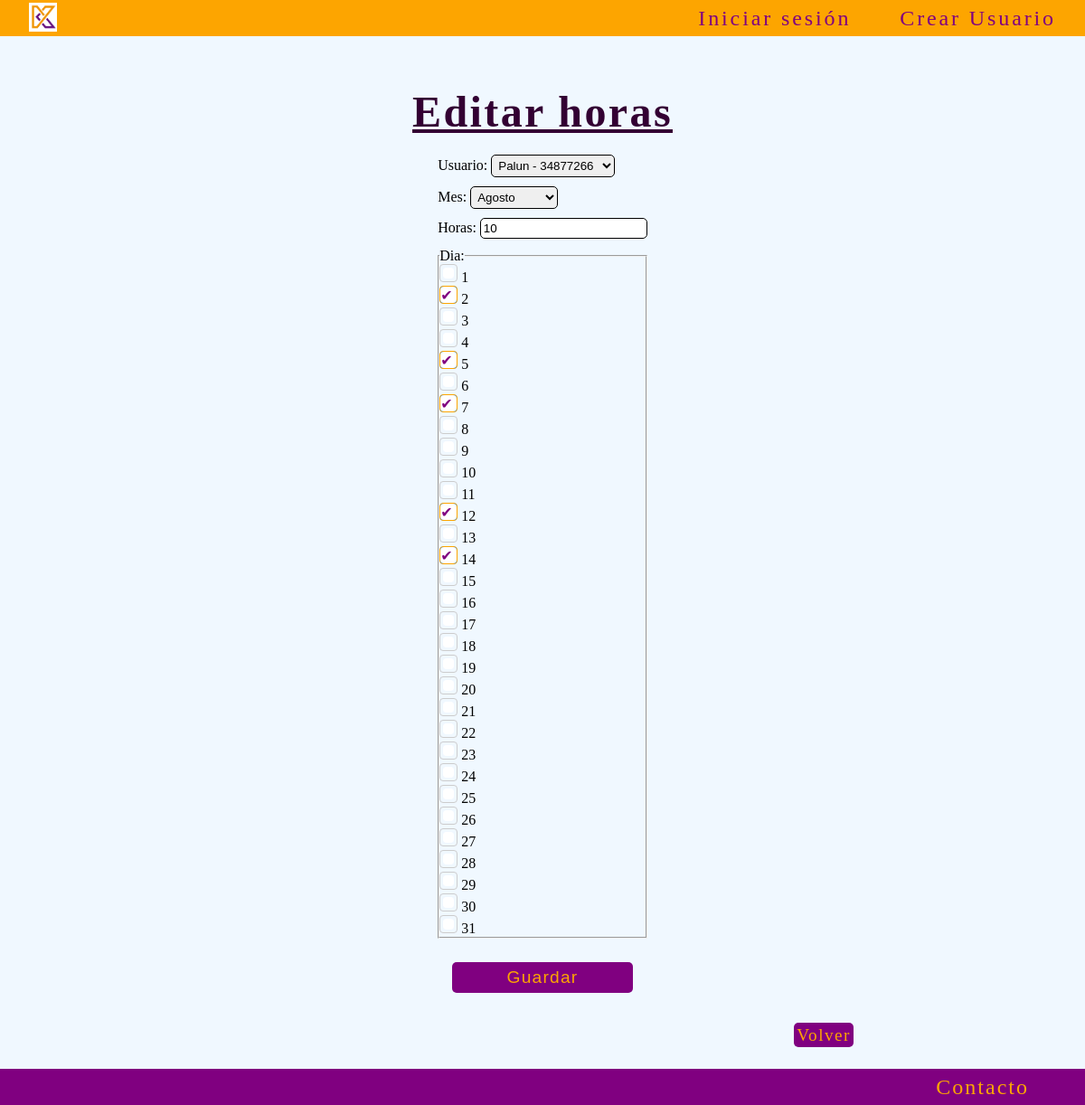
Screenshot of /horas/update/1 with the database file from the repository.
### horas/models.py (models this page shows, shortened)
class Horas(models.Model):
    class Mes(models.TextChoices):
        ENERO = 'Enero', 'Enero'
        FEBRERO = 'Febrero', 'Febrero'
        MARZO = 'Marzo', 'Marzo'
        ABRIL = 'Abril', 'Abril'
        MAYO = 'Mayo', 'Mayo'
        JUNIO = 'Junio', 'Junio'
        JULIO = 'Julio', 'Julio'
        AGOSTO = 'Agosto', 'Agosto'
        SEPTIEMBRE = 'Septiembre', 'Septiembre'
        OCTUBRE = 'Octubre', 'Octubre'
        NOVIEMBRE = 'Noviembre', 'Noviembre'
        DICIEMBRE = 'Diciembre', 'Diciembre'
    usuario = models.ForeignKey(Usuarios, on_delete=models.DO_NOTHING)
    mes = models.CharField(max_length=10, choices=Mes.choices)
    horas = models.IntegerField()
    dia = models.ManyToManyField(Dias)
    class Meta:
        verbose_name = 'Horas'
        verbose_name_plural = 'Horas'

class Dias(models.Model):
    dia = models.CharField(max_length=2)
    def __str__(self):
        return self.dia
    class Meta:
        verbose_name = 'Dia'
        verbose_name_plural = 'Dias'

### horas/views.py (the view)
# urls.py: path('update/<int:pk>', HorasUpdate.as_view(), name='horas_update'),
class HorasUpdate(UpdateView):
    model = Horas
    form_class= HorasForm
    success_url = reverse_lazy('horas:horas_list')

### horas/forms.py
class HorasForm(forms.ModelForm):
    dia = forms.ModelMultipleChoiceField(queryset=Dias.objects.all(), widget=forms.CheckboxSelectMultiple)
    class Meta:
        model = Horas
        fields = '__all__'

### usuarios/models.py (called while the page is built)
    def __str__(self):
        return f'{self.user.username} - {self.dni}'

### horas/templates/horas/horas_form.html (shortened to what this page needs)
{% extends 'core/base.html' %}
{% block content %}
    <main class="contenedor_principal">
        {% if form.instance.pk %}
            <h1 class="titulo">Editar horas</h1>
        {% else %}
            <h1 class="titulo">Cargar horas</h1>
        {% endif %}
        <div class="form-login-container">
            <form method="post" enctype="multipart/form-data" class="form-login">
                {{ form }}
                <button type="submit" class="link">Guardar</button>
            </form>
        </div>
        <div class="volver-container">
            <a href="{% url 'horas:horas_list' %}" class="volver">Volver</a>
        </div>
    </main>
{% endblock content %}

### core/static/css/style.css (style rules this page uses)
* { padding: 0; margin: 0; text-decoration: none; list-style: none; }
body { display: flex; flex-direction: column; min-height: 100vh; }
.contenedor_principal { padding: 2vh; display: flex; flex-direction: column; align-items: center; background-color: aliceblue; min-height: 86vh; }
.titulo { text-decoration: underline; color: rgb(51, 0, 51); font-size: 3rem; margin-top: 5vh; letter-spacing: .2vw; }
.link { margin: 2vh; padding: 5px; text-decoration: none; letter-spacing: 1.2px; color: rgb(253, 165, 0); font-size: 1.2rem; border: 1px solid transparent; border-radius: 5px; background-color: purple; transition-duration: .2s; }
.form-login-container { display: flex; margin: 20px; }
.form-login { display: flex; flex-direction: column; gap: 10px; }
.form-login input { padding: 3px; border-radius: 5px; border: 1px solid black; }
input[type="checkbox"] { width: 20px; height: 20px; cursor: pointer; appearance: none; border: 1px solid #ccc; border-radius: 4px; position: relative; outline: none; }
input[type="checkbox"]:checked { background-color: #007BFF; border-color: rgb(253, 165, 0); }
input[type="checkbox"]::before { content: ''; display: block; width: 100%; height: 100%; background-color: white; border-radius: 4px; }
input[type="checkbox"]:checked::before { content: '✔'; color: purple; position: absolute; top: 50%; left: 50%; transform: translate(-50%, -50%); font-size: 16px; }
.form-login select { padding: 3px; border-radius: 5px; border: 1px solid black; }
.form-login select option:checked { background-color: rgb(253, 165, 0); color: purple; }
.volver-container { margin: 0 20vw 10px 0; align-self: flex-end; }
.volver { letter-spacing: 1.5px; font-size: 1.2rem; background-color: purple; text-decoration: none; color: rgb(253, 165, 0); border: 1px solid transparent; border-radius: 5px; transition-duration: .2s; padding: 2px; }

### rows the page displays
Horas: usuario "Palun - 34877266", mes "Agosto", horas "10"
Dias: dia "☐ ☑ ☐ ☐ ☑ ☐ ☑ ☐ ☐ ☐ ☐ ☑ ☐ ☑ ☐ ☐ ☐ ☐ ☐ ☐ ☐ ☐ ☐ ☐ ☐ ☐ ☐ ☐ ☐ ☐ ☐"
